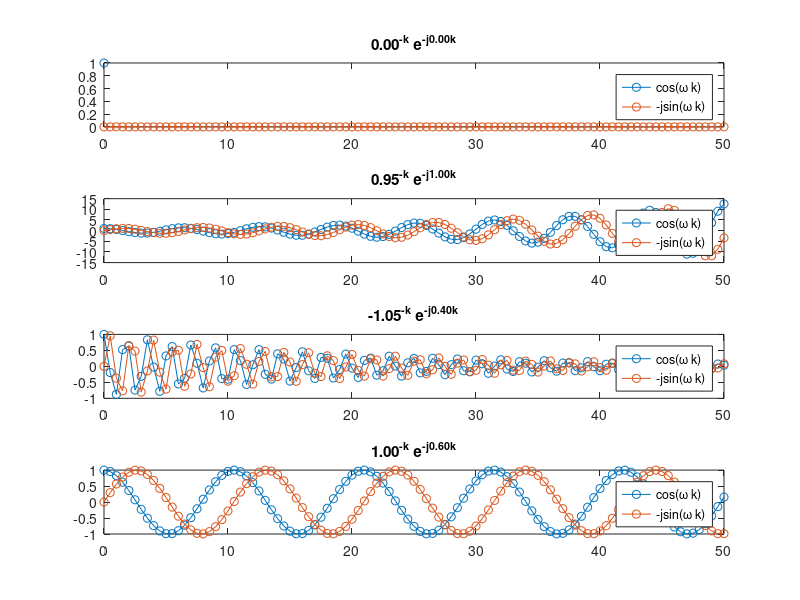

MATLAB code for this plot:
a_list = [0, 0.95, -1.05, 1];
w_list = [0, 1, 0.4, 0.6];
for i = 1:4
    subplot(4,1,i)
    k = [0:0.5:50];
    a = a_list(i);
    w = w_list(i);
    z = a .^ (-k) .* exp(-1j*w.*k);
    cosine = real(z);
    sine = -imag(z);
    plot(k,cosine, 'o-');
    hold on
    plot(k,sine, 'o-');
    legend('cos(\omega k)', '-jsin(\omega k)')
    title(sprintf('%.2f^{-k} e^{-j%.2fk}', a, w))
end
